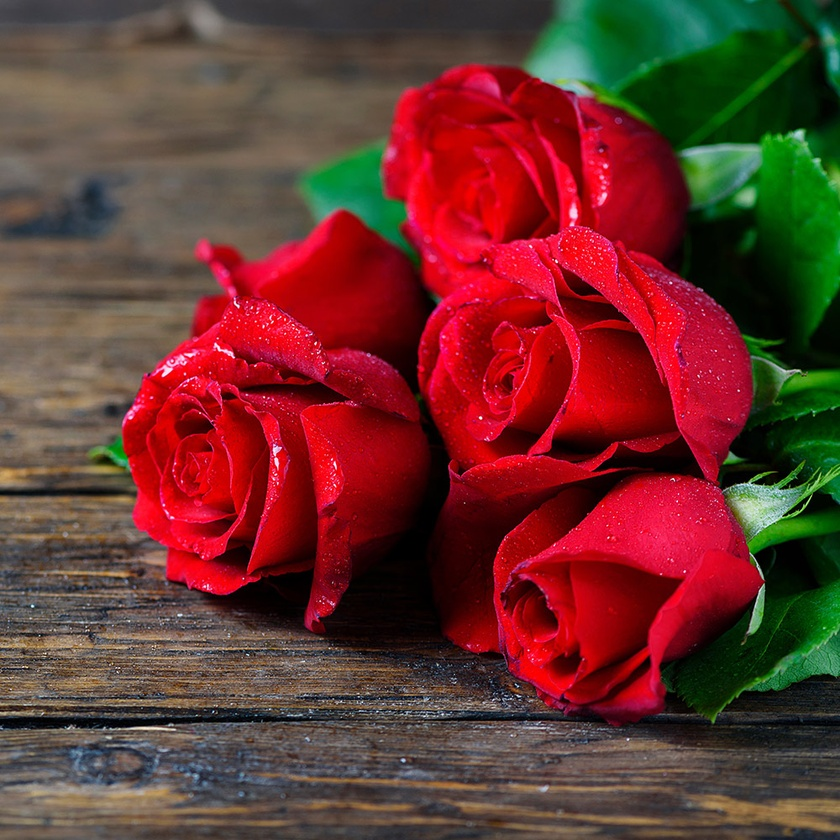
%> input picture flower.jpeg, 840 x 840 px, shrunk from 1000 x 1000 before the run
$ octave gray.m   (GNU Octave 9; MATLAB toolbox functions it lacks are replaced by stand-ins)
%> lines starting %> are read from the running program, lines starting %| are printed output that depends on the picture
% load image
img = imread('../flower.jpeg');
%> img is the input picture: size 840x840x3 uint8; mean R, G, B 105.2, 51.4, 46.1

% extract the color channels
r = img(:,:,1);
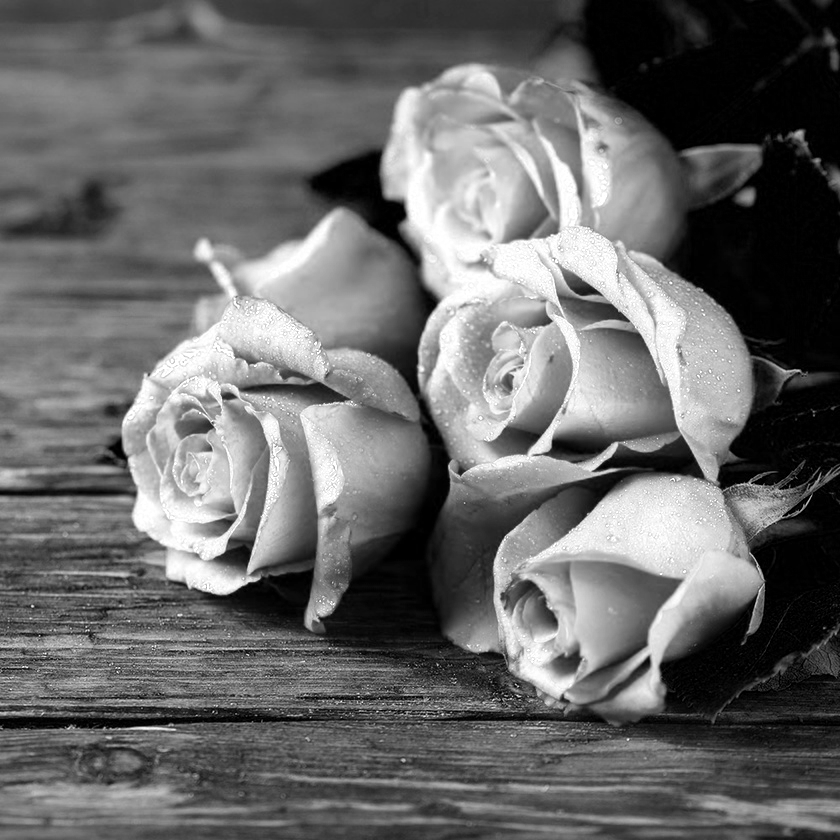
%> r: size 840x840 uint8; min 0, max 255, mean 105.2
g = img(:,:,2);
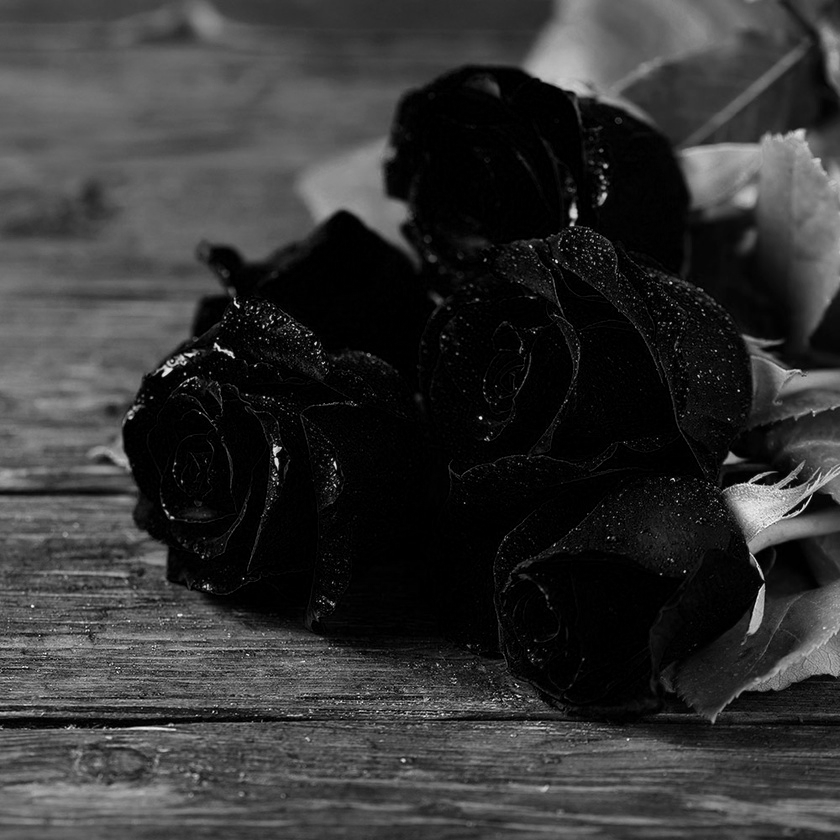
%> g: size 840x840 uint8; min 0, max 255, mean 51.4
b = img(:,:,3);
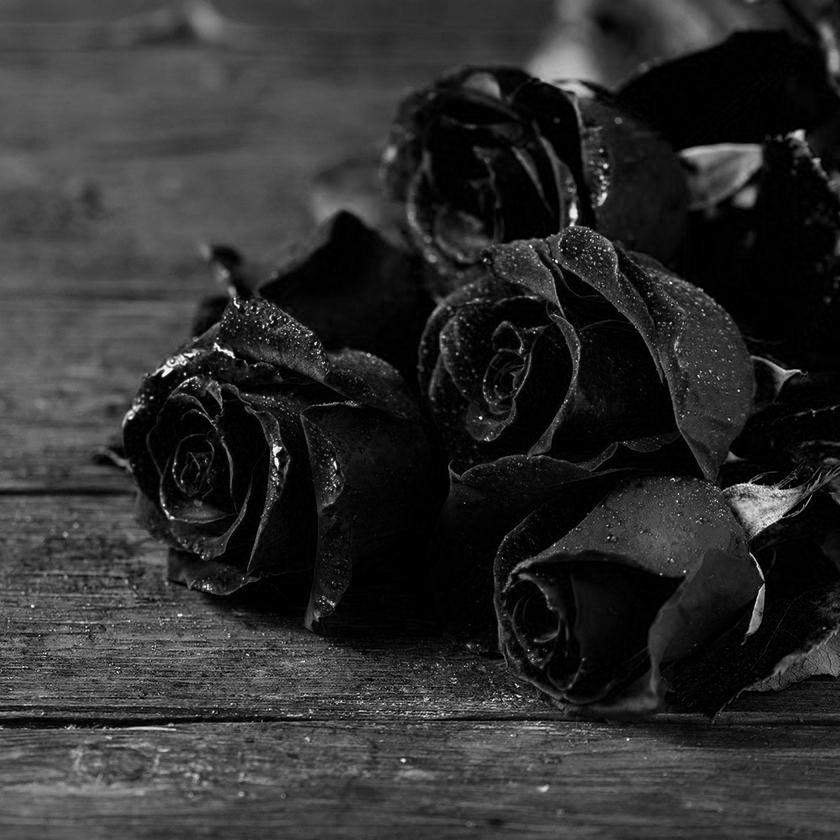
%> b: size 840x840 uint8; min 0, max 255, mean 46.1

% convert to grayscale
img_gray = (r + g + b) / 3;
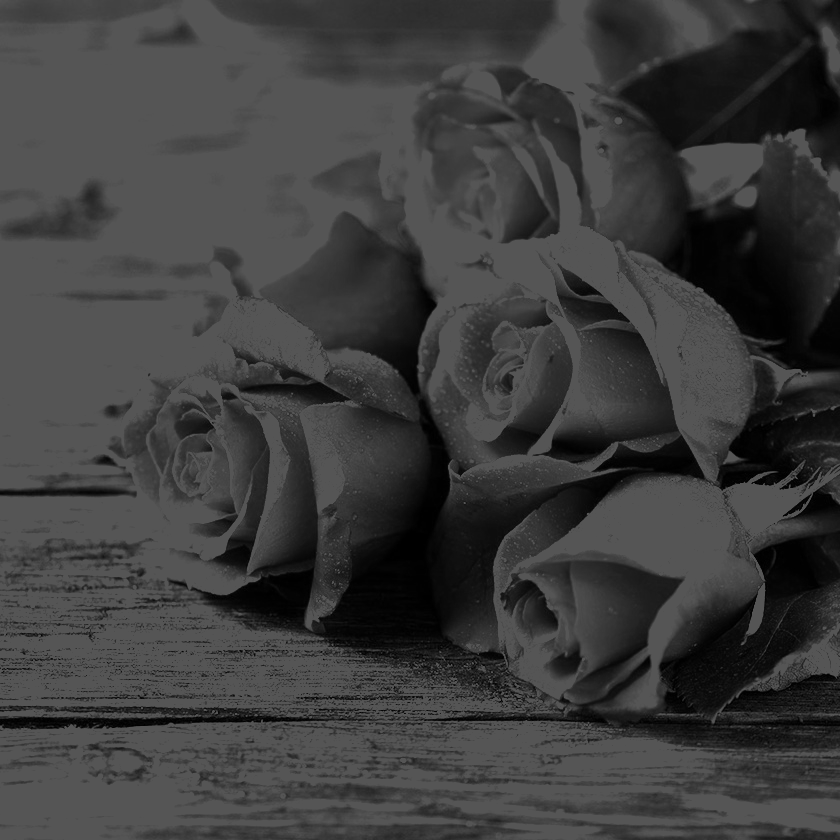
%> img_gray: size 840x840 uint8; min 0, max 85, mean 60.9

% display the grayscale image
imshow(img_gray); % convert to uint8
imwrite(img_gray, 'flower_gray.jpeg'); % save the grayscale image

$ run again, with parrot.jpg copied over flower.jpeg
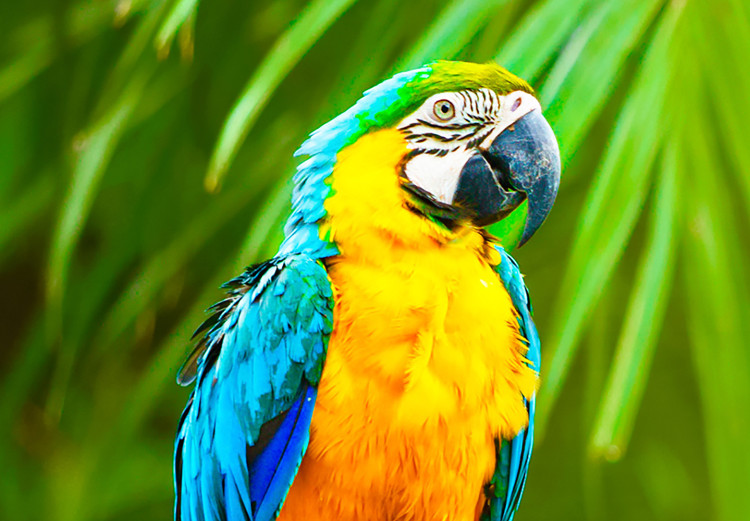
%> input picture parrot.jpg, 750 x 521 px
%> img is the input picture: size 521x750x3 uint8; mean R, G, B 106.9, 145.9, 34.9
%> `b = img(:,:,3);`:
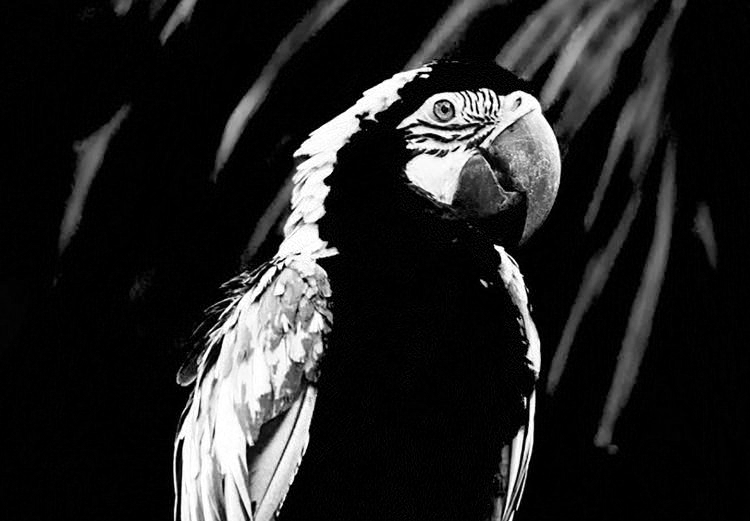
%> b: size 521x750 uint8; min 0, max 255, mean 34.9
%> `img_gray = (r + g + b) / 3;`:
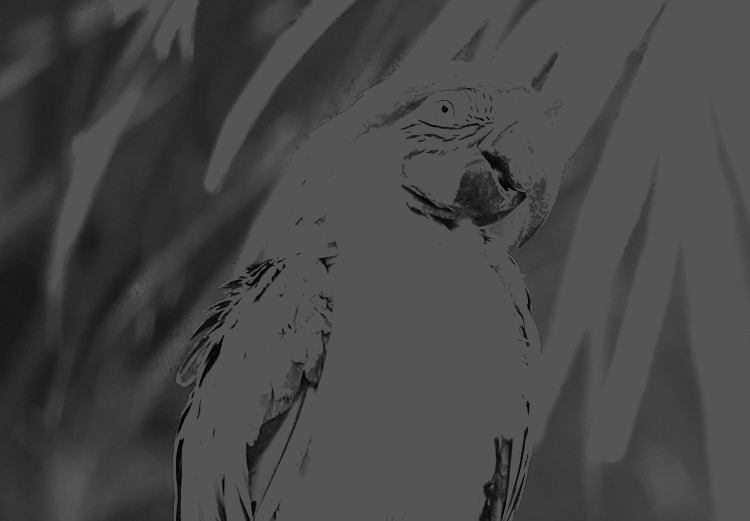
%> img_gray: size 521x750 uint8; min 0, max 85, mean 70.6
